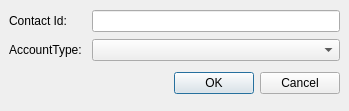
<ui version="4.0" >
 <author></author>
 <comment></comment>
 <exportmacro></exportmacro>
 <class>IMContactDialog</class>
 <widget class="QDialog" name="IMContactDialog" >
  <property name="geometry" >
   <rect>
    <x>0</x>
    <y>0</y>
    <width>349</width>
    <height>111</height>
   </rect>
  </property>
  <layout class="QGridLayout" >
   <property name="margin" >
    <number>9</number>
   </property>
   <property name="spacing" >
    <number>6</number>
   </property>
   <item row="2" column="2" >
    <widget class="QPushButton" name="okButton" >
     <property name="text" >
      <string>OK</string>
     </property>
    </widget>
   </item>
   <item row="2" column="3" >
    <widget class="QPushButton" name="cancelButton" >
     <property name="text" >
      <string>Cancel</string>
     </property>
    </widget>
   </item>
   <item row="1" column="0" >
    <widget class="QLabel" name="label_2" >
     <property name="text" >
      <string>AccountType:</string>
     </property>
    </widget>
   </item>
   <item row="0" column="0" >
    <widget class="QLabel" name="label" >
     <property name="text" >
      <string>Contact Id:</string>
     </property>
    </widget>
   </item>
   <item row="2" column="0" colspan="2" >
    <spacer>
     <property name="orientation" >
      <enum>Qt::Horizontal</enum>
     </property>
     <property name="sizeHint" >
      <size>
       <width>175</width>
       <height>31</height>
      </size>
     </property>
    </spacer>
   </item>
   <item row="1" column="1" colspan="3" >
    <widget class="QComboBox" name="accountType" />
   </item>
   <item row="0" column="1" colspan="3" >
    <widget class="QLineEdit" name="contactId" />
   </item>
  </layout>
 </widget>
 <pixmapfunction></pixmapfunction>
 <resources/>
 <connections>
  <connection>
   <sender>okButton</sender>
   <signal>clicked()</signal>
   <receiver>IMContactDialog</receiver>
   <slot>accept()</slot>
   <hints>
    <hint type="sourcelabel" >
     <x>278</x>
     <y>253</y>
    </hint>
    <hint type="destinationlabel" >
     <x>96</x>
     <y>254</y>
    </hint>
   </hints>
  </connection>
  <connection>
   <sender>cancelButton</sender>
   <signal>clicked()</signal>
   <receiver>IMContactDialog</receiver>
   <slot>reject()</slot>
   <hints>
    <hint type="sourcelabel" >
     <x>369</x>
     <y>253</y>
    </hint>
    <hint type="destinationlabel" >
     <x>179</x>
     <y>282</y>
    </hint>
   </hints>
  </connection>
 </connections>
</ui>
